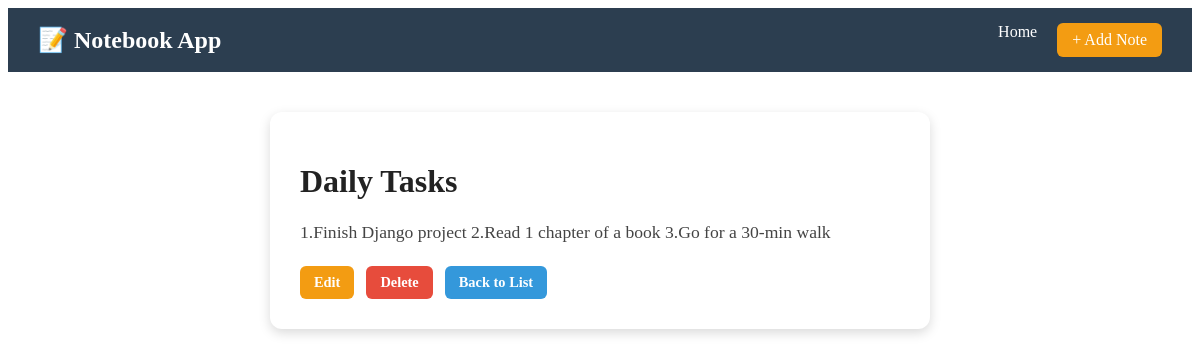
Screenshot of /note/view/12/ with the database file from the repository.
### notes/models.py (models this page shows, shortened)
class Note(models.Model):
    title=models.CharField(max_length=200)
    content=models.TextField()
    created_at=models.DateTimeField(auto_now_add=True)

### notes/views.py (the view)
# urls.py: path('view/<int:pk>/',views.view_page,name='view_page'),
def view_page(request,pk):
    note=get_object_or_404(Note,pk=pk)
    return render(request,'view.html',{'note':note})

### notes/templates/view.html
{% extends "index.html" %}
{% block content %}
<div class="note-detail">
    <h1>{{ note.title }}</h1>
    <p>{{ note.content }}</p>
    <div class="actions">
        <a href="{% url 'edit_page' note.pk %}">Edit</a>
        <a href="{% url 'delete_page' note.pk %}">Delete</a>
        <a href="{% url 'display' %}">Back to List</a>
    </div>
</div>
{% endblock %}

### static/style.css (style rules this page uses)
.actions { display: flex; gap: 10px; }
.actions a { text-decoration: none; padding: 6px 12px; border-radius: 6px; font-size: 0.9rem; font-weight: bold; color: white; transition: background 0.2s ease; }
.actions a:nth-child(1) { background: #3498db; }
.actions a:nth-child(2) { background: #f39c12; }
.actions a:nth-child(3) { background: #e74c3c; }
.note-detail { max-width: 600px; margin: 40px auto; background: #fff; padding: 30px; border-radius: 12px; box-shadow: 0 4px 12px rgba(0,0,0,0.15); }
.note-detail h1 { font-size: 2rem; margin-bottom: 15px; color: #222; }
.note-detail p { font-size: 1.1rem; line-height: 1.6; color: #444; }
.note-detail .actions { margin-top: 20px; display: flex; gap: 12px; }
.note-detail .actions a { text-decoration: none; padding: 8px 14px; border-radius: 6px; font-weight: bold; color: #fff; }
.note-detail .actions a:nth-child(1) { background: #f39c12; }
.note-detail .actions a:nth-child(2) { background: #e74c3c; }
.note-detail .actions a:nth-child(3) { background: #3498db; }

### rows the page displays
Note: title "Daily Tasks", content "1.Finish Django project 2.Read 1 chapter of a book 3.Go for a 30-min walk"
